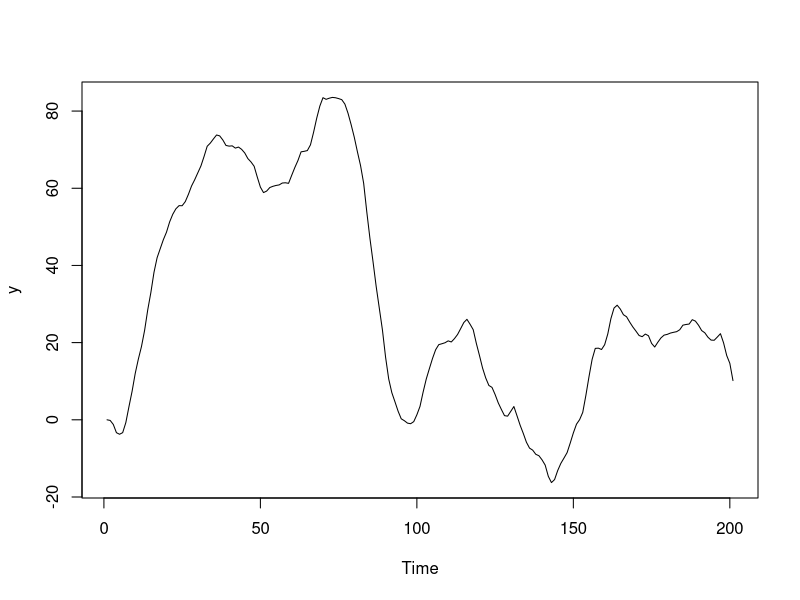
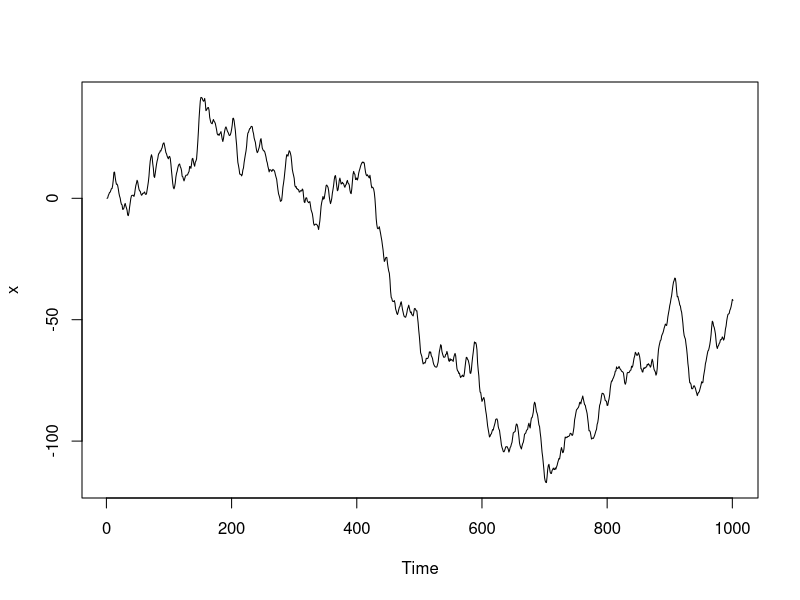
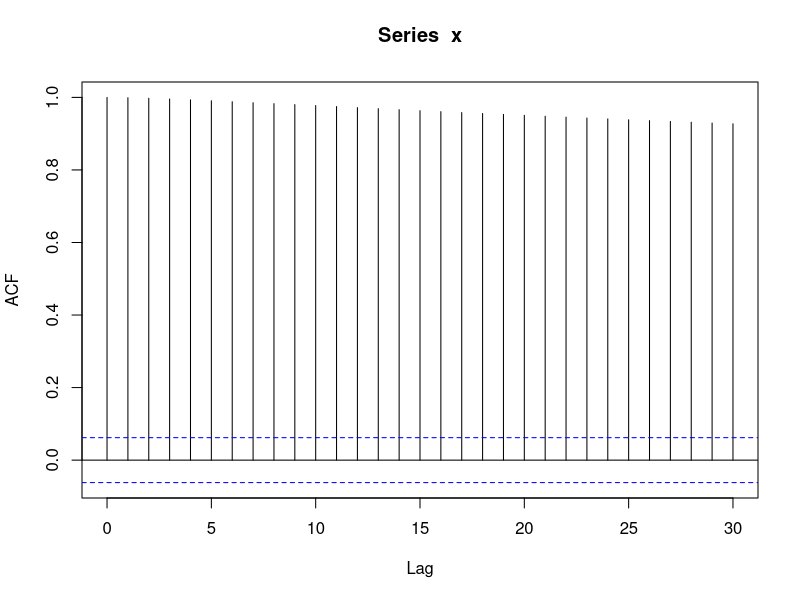
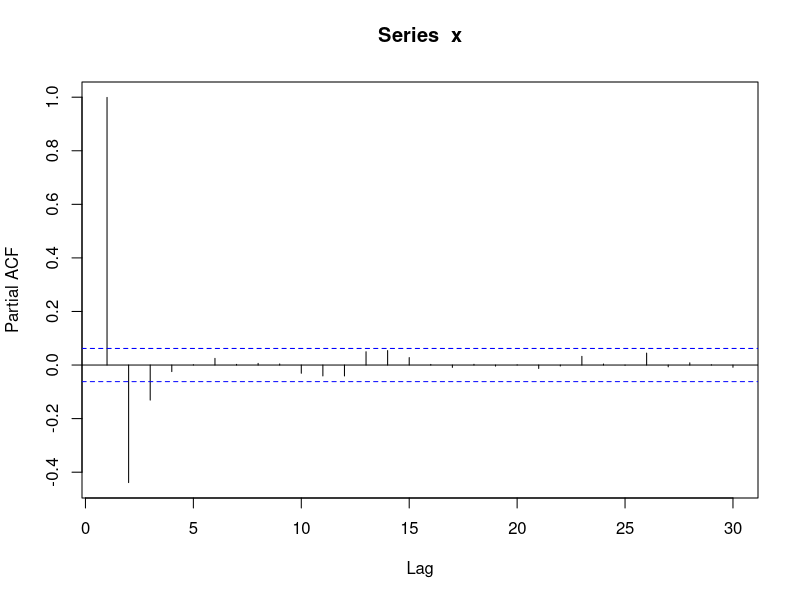
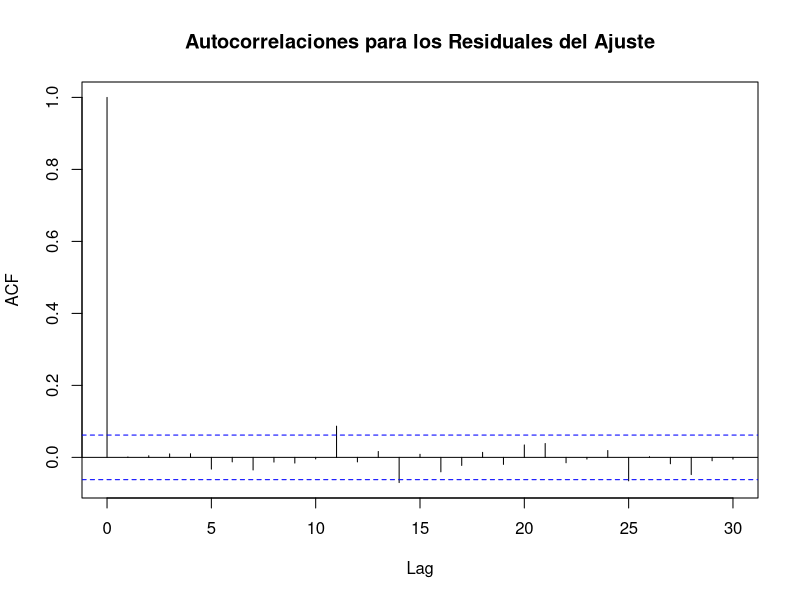

These charts were generated, in order, by the following R code:

# Instructions: -----------------------------------------------------------

"
La función arima.sim() también nos permite simular modelos de series de tiempo con términos autorregresivos y de media móvil. En este ejemplo, vamos a estimar una serie de 200 obs, con un término autorregresivo y uno de media móvil, junto con sus coeficientes asociados:
  
  y <- arima.sim(model = list(order = c(1, 1, 1), ar = 0.8, ma = 0.3), n = 200)
  plot(y)
  
A) Con la función arima.sim() y las demás vistas en la sesión, realiza lo siguiente:
    
    Simula n = 1000 valores de un proceso ARIMA(1, 1, 1) con parámetros ar = 0.6 y ma = 0.2
  
B) Ajusta un modelo Arima a la serie simulada para estimar los parámetros y observa las estimaciones de los parámetros
  
  Obtén el correlograma de los residuales del ajuste
  
  Realiza tres predicciones con ayuda del modelo ajustado y la función predict()
  "


# Solution: --------------------------------------------------------------

y <- arima.sim(model = list(order = c(1,1,1), ar = 0.8, ma = 0.3), n = 200)
plot(y)


# A) ----------------------------------------------------------------------

x <- arima.sim(model = list(order = c(1,1,1), ar = 0.6, ma = 0.2), n = 1000)
plot(x)

# B) ----------------------------------------------------------------------

acf(x)
pacf(x)

fit <- arima(x, order = c(1, 1, 1))


coefficients(fit)


acf(resid(fit), main = "")
title(main = "Autocorrelaciones para los Residuales del Ajuste")


pred <- predict(fit, n.ahead = 3)
pred$pred

